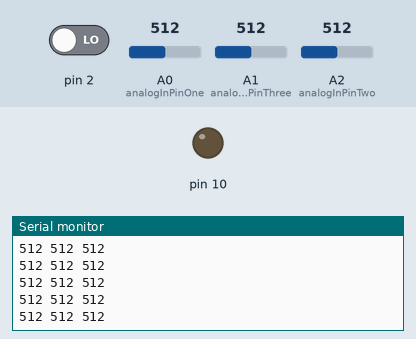
This sketch was run on a simulated Arduino Uno, built with avr-gcc and run on an emulated ATmega328P. Parts: output pins drawn as LEDs (lit = HIGH), the last lines printed to the serial monitor. The inputs (shaded band) are chosen by the test bench; at power-on: A0 (analogInPinOne) = 512, pin 2 LOW, A1 (analogInPinThree) = 512, A2 (analogInPinTwo) = 512.

Above: at 1.2 s.
1.3 s: A0 (analogInPinOne) set to 11
At 1.9 s:
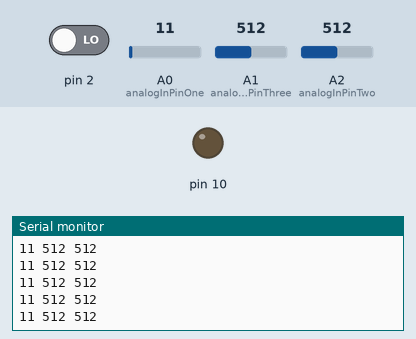
2.8 s: A0 (analogInPinOne) set to 8
At 3.3 s:
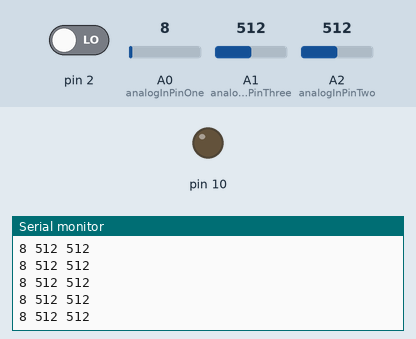
Timing chart, 0 to 5.8 s (numbered marks = the images above; inputs shaded):
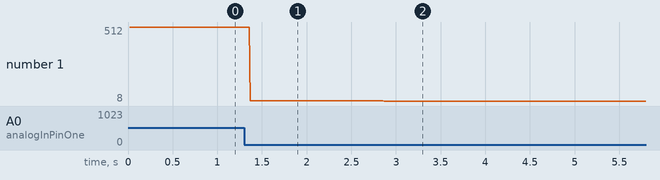

Measured:
- after the input at 1.3 s, the serial monitor: prints a new line after 0.07 s (image 1)
- after the input at 2.8 s, the serial monitor: prints a new line after 0.07 s (image 2)
- plotted number 1: 512 → 11 after the input at 1.3 s, 11 → 8 after the input at 2.8 s

The sketch:

PhotoCellNoGreen.ino
```cpp
//#include <MotorLib.h>

const int analogInPinOne = A0;
const int analogInPinTwo = A2;
const int analogInPinThree = A1;

const int BLK_L = 145;
const int WHT_L = 265;
const int BLK_R = 115;
const int WHT_R = 185;

const int TRS_L = (BLK_L + WHT_L) / 2;
const int TRS_R = (BLK_R + WHT_R) / 2;

int LFT, MID, RHT;

/*
              Left  Middle  Right
Black          80    18      68
Black-Green
Green          127   50      120
Green-White
White          177   87      178
*/

int getLFT() {
  return analogRead(analogInPinOne);
}
int getMID() {
  return analogRead(analogInPinTwo);
}
int getRHT() {
  return analogRead(analogInPinThree);
}

void setup()
{
  Serial.begin(9600);
  initMotors();
}

void loop()
{
  if (getRHT() < TRS_R)
  {
    if (getLFT() < TRS_L)
    {
      setbothSpeeds(30, 30);
    }
    else if (getLFT() > TRS_L)
    {
      setbothSpeeds(25, 0);
      //right
    }
  }
  else if (getRHT() > TRS_R)
  {
    if (getLFT() < TRS_L)
    {
      setbothSpeeds(0, 25);
      //left
    }
    else if (getLFT() > TRS_L)
    {
      setbothSpeeds(30, 30);
      //forward
    }
  }
  else
  {
    setbothSpeeds(30, 30);
    //forward
  }

  Serial.print(getLFT());
  Serial.print(" ");
  Serial.print(getMID());
  Serial.print(" ");
  Serial.println(getRHT());
}
```

MotorLib.ino
```cpp
#include <PololuQik.h>
#include <SoftwareSerial.h>


 PololuQik2s12v10 qik(8, 9, 10); // Object of our Pololu Qik; hooked up to pins 8,9,10
 volatile long encM0 = 0;
float tireD = 3.5; //cm of tire diameter
float WB = 22; //cm of the WB + half the wheels
float pi = 3.14;
float encperCM = 564/(tireD*pi);
float encperDEG = ((WB*pi)*encperCM)/360;
void initMotors() //call this in your setup function or else no motors for you :(
{

  	qik.init();
	attachInterrupt(0, EncoderA, RISING);
        encM0 = 0;
}

void EncoderA() //that danged encoder -- interupting everything
{
  encM0++;
}

void stopMotors()
{
  qik.setBrakes(127, 127);
}

void resetEncoder()
{
  encM0 = 0;
}

void setM0speed(int speed)
{
  qik.setM0Speed(speed);
}

void setM1speed(int speed)
{
  qik.setM1Speed(speed);
}

void setbothSpeeds(int s1, int s2)
{
  qik.setM0Speed(s1);
  qik.setM1Speed(s2);
}
float getRotations()
{
  return (encM0/564);
}

long getEncoderVal()
{
  return encM0;
}

void specDist(int tCM, int tSpeed) //if tSpeed is negative it goes back
{
  int target = tCM * encperCM;
  stopMotors();
  resetEncoder();
  while(encM0 < target)
  {
    setbothSpeeds(tSpeed, tSpeed);
  }
  stopMotors();
}

void specDistTurn(int tDeg, int tSpeed, boolean turn) // true = turnright, false = turnleft
{
 int target = tDeg * encperDEG;
 stopMotors();
 resetEncoder();
 while(encM0<target)
 {
   if(turn)
     setbothSpeeds(tSpeed, -tSpeed);
   else
     setbothSpeeds(-tSpeed, tSpeed);
}
stopMotors();
}


void oneRev(int tspeed)
{
  stopMotors();
  resetEncoder();
  while(encM0 <564)
  {
    setbothSpeeds(tspeed, tspeed);
  }
 // stopMotors();
 qik.setSpeeds(0, 0);
 stopMotors();
}
```
